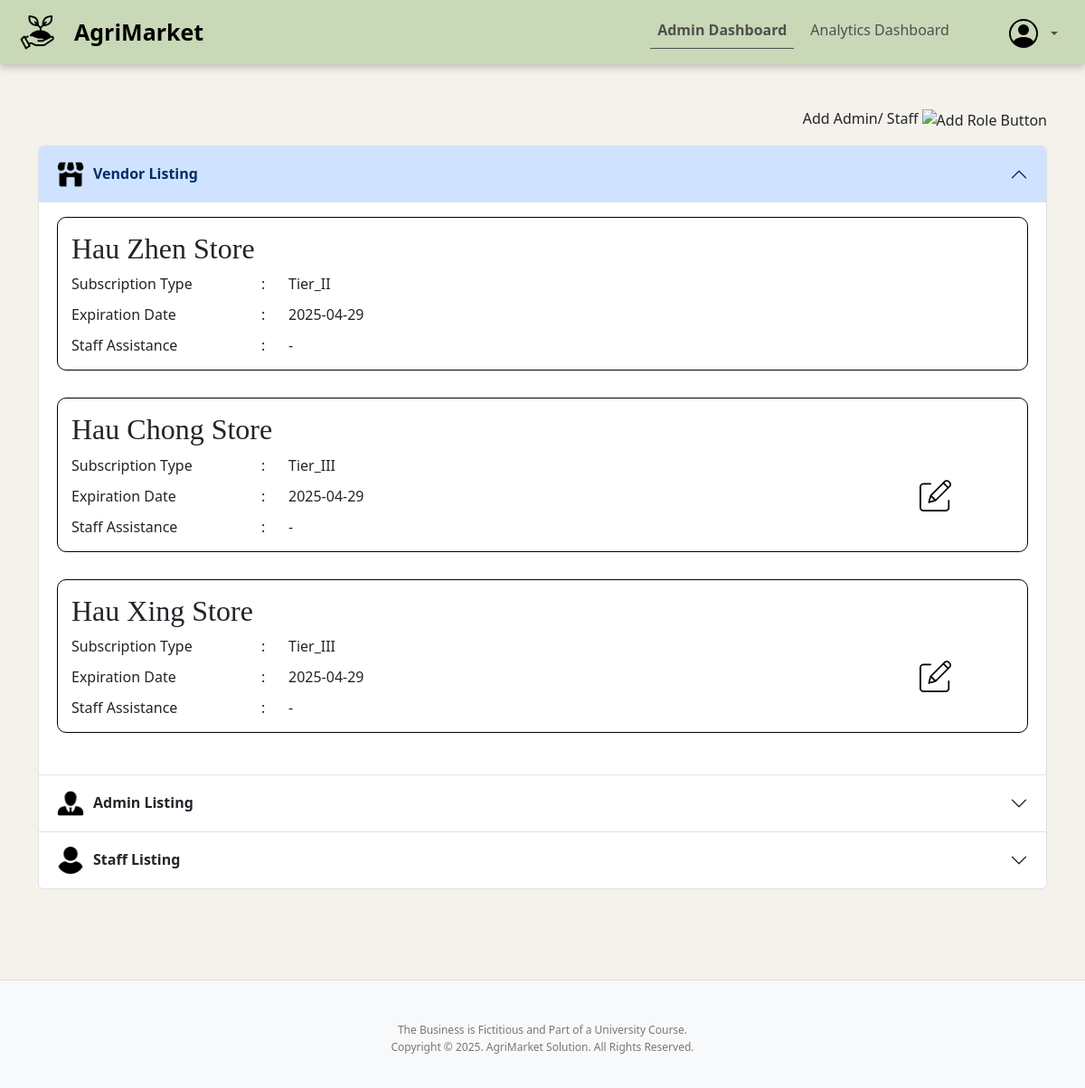
Screenshot of /Modules/admin/admin_dashboard.php (signed in) with the database file from the repository.
### tables this page shows
CREATE TABLE vendor (
    vendor_id INT AUTO_INCREMENT PRIMARY KEY,
    user_id INT NOT NULL,
    subscription_id INT,
    store_name VARCHAR(255) NOT NULL,
    subscription_start_date DATE,
    subscription_end_date DATE,
    assist_by INT NULL,
    FOREIGN KEY (user_id) REFERENCES user(user_id) ON DELETE CASCADE,
    FOREIGN KEY (subscription_id) REFERENCES subscription(subscription_id) ON DELETE SET NULL
);

CREATE TABLE subscription (
    subscription_id INT AUTO_INCREMENT PRIMARY KEY,
    plan_name VARCHAR(50) NOT NULL,
    subscription_price DECIMAL(10,2) NOT NULL,
    upload_limit INT NOT NULL,
    has_low_stock_alert BOOLEAN DEFAULT FALSE,
    has_staff_support BOOLEAN DEFAULT FALSE,
    has_analytics_access BOOLEAN DEFAULT FALSE
);

### includes/database.php (called while the page is built, shortened)
<?php
$servername = "localhost";
$username = "root";
$password = "";
$dbname = "agrimarket";
$conn = new mysqli($servername, $username, $password, $dbname);
function getVendorList()
{
    global $conn;
    $sql = "SELECT v.vendor_id, v.store_name, s.plan_name, v.subscription_end_date,
                   IFNULL(CONCAT(u.first_name, ' ', u.last_name), '-') AS staff_assistance,
                   v.assist_by
            FROM vendor v
            LEFT JOIN user u ON u.user_id = v.assist_by
            JOIN subscription s ON v.subscription_id = s.subscription_id";
    $result = $conn->query($sql);
    return ($result->num_rows > 0) ? $result->fetch_all(MYSQLI_ASSOC) : [];
}

### Modules/admin/admin_dashboard.php (the view, shortened to what this page needs)
<?php
include '../../includes/database.php';
$vendorList = getVendorList();
?>
<!DOCTYPE html>
<html lang="en">
<head>
    <link rel="stylesheet" href="../../css/admin_dashboard.css">
</head>
<body class="admin_dashboard">
    <?php include '../../includes/header.php'; ?>
    <div class="container mt-5">
        <div class="addRole">
            <p>Add Admin/ Staff
                <img src="../../Assets/img/addStaff.png" alt="Add Role Button" style="width:30px; height:auto;cursor:pointer;" class="addRoleBTN" data-bs-toggle="modal" data-bs-target=#addStaffModal>
            </p>
        </div>
        <div class="accordion" id="accordionPanels">
            <div class="accordion-item">
                <h2 class="accordion-header">
                    <button class="accordion-button" type="button" data-bs-toggle="collapse" data-bs-target="#panelsStayOpen-collapseOne" aria-expanded="true" aria-controls="panelsStayOpen-collapseOne">
                        <img src="../../Assets/img/vendor.png" alt="vendor icon" style="width:30px; height:auto;margin-right:10px;">
                        <strong>Vendor Listing</strong>
                    </button>
                </h2>
                <div id="panelsStayOpen-collapseOne" class="accordion-collapse collapse show">
                    <div class="accordion-body">
                        <?php if (!empty($vendorList)): ?>
                            <?php foreach ($vendorList as $vendor): ?>
                                <div class="Vendor-Card" data-vendor-id="<?= htmlspecialchars($vendor['vendor_id']); ?>">
                                    <div class="Vendor-Listing-Container-Header">
                                        <h2><?= htmlspecialchars($vendor['store_name']); ?></h2>
                                    </div>
                                    <div class="Vendor-Card-Body">
                                        <div class="Vendor-Listing-Container-Content">
                                            <span class="label">Subscription Type</span> <span class="colon">:</span> <?= $vendor['plan_name']; ?>
                                            <span class="label">Expiration Date</span> <span class="colon">:</span> <?= $vendor['subscription_end_date']; ?>
                                            <span class="label">Staff Assistance</span> <span class="colon">:</span>
                                            <span class="staff-assistance"><?= $vendor['staff_assistance']; ?></span>
                                        </div>
                                        <?php if ($vendor['plan_name'] == 'Tier_III'): ?>
                                            <div class="Vendor-Listing-Container-Button">
                                                <img src="../../Assets/img/edit.png" alt="Add Assistance Button"
                                                    data-vendor-id="<?= htmlspecialchars($vendor['vendor_id']); ?>"
                                                    data-store="<?= htmlspecialchars($vendor['store_name']); ?>"
                                                    data-subscription-type="<?= htmlspecialchars($vendor['plan_name']); ?>"
                                                    data-expiration-date="<?= htmlspecialchars($vendor['subscription_end_date']); ?>"
                                                    data-assistance-name="<?= htmlspecialchars($vendor['staff_assistance']); ?>"
                                                    data-assistance-id="<?= htmlspecialchars($vendor['assist_by']); ?>"
                                                    onclick="editVendorListing(this)">
                                            </div>
                                        <?php endif; ?>
                                    </div>
                                </div>
                            <?php endforeach; ?>
                        <?php else: ?>
                            <div class="No-Data">
                                <p>---No Vendor Found---</p>
                            </div>
                        <?php endif; ?>
                    </div>
                </div>
            </div>
            <div class="accordion-item">
                <h2 class="accordion-header">
                    <button class="accordion-button collapsed" type="button" data-bs-toggle="collapse" data-bs-target="#panelsStayOpen-collapseThree" aria-expanded="false" aria-controls="panelsStayOpen-collapseThree">
                        <img src="../../Assets/img/admin.png" alt="vendor icon" style="width:30px; height:auto; margin-right:10px">
                        <strong>Admin Listing</strong>
                    </button>
                </h2>
            </div>
            <div class="accordion-item">
                <h2 class="accordion-header">
                    <button class="accordion-button collapsed" type="button" data-bs-toggle="collapse" data-bs-target="#panelsStayOpen-collapseTwo" aria-expanded="false" aria-controls="panelsStayOpen-collapseTwo">
                        <img src="../../Assets/img/staff.png" alt="staff icon" style="width:30px; height:auto; margin-right:10px">
                        <strong>Staff Listing</strong>
                    </button>
                </h2>
            </div>
        </div>
    </div>
    <?php include '../../includes/footer_2.php'; ?>
</body>
</html>

### css/admin_dashboard.css (style rules this page uses)
body.admin_dashboard { background-color: #f5f1eb; }
.addRole { display: flex; justify-content: flex-end; align-items: center; gap: 10px; }
.accordion { margin-bottom: 100px; }
.Vendor-Card, .Staff-Card, .Admin-Card { border: 1px solid black; padding: 15px; margin-bottom: 30px; border-radius: 10px; display: flex; flex-direction: column; }
.Vendor-Listing-Container-Header h2, .Staff-Listing-Container-Header h2, .Admin-Listing-Container-Header h2 { font-family:Cambria, Cochin, Georgia, Times, 'Times New Roman', serif }
.Vendor-Card-Body, .Staff-Card-Body, .Admin-Card-Body { display: flex; justify-content: space-between; align-items: center; width: 100%; }
.Vendor-Listing-Container-Content, .Staff-Listing-Container-Content, .Admin-Listing-Container-Content { display: grid; grid-template-columns: 200px 20px auto; gap: 10px; }
.Admin-Listing-Container-Button, .Vendor-Listing-Container-Button { width:10%; margin-right:20px; }
.Admin-Listing-Container-Button img, .Vendor-Listing-Container-Button img { width: 35px; height: 35px; cursor: pointer; margin-left: 20px; }

### rows the page displays
vendor: store_name "Hau Zhen Store", subscription.plan_name "Tier_II", subscription_end_date "2025-04-29", staff_assistance "-"
vendor: store_name "Hau Chong Store", subscription.plan_name "Tier_III", subscription_end_date "2025-04-29", staff_assistance "-"
vendor: store_name "Hau Xing Store", subscription.plan_name "Tier_III", subscription_end_date "2025-04-29", staff_assistance "-"
